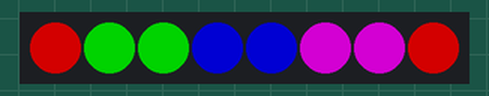
A sketch run on a simulated Arduino Uno R4 WiFi. Shown: 8 RGB LEDs in strip order, left to right. Dim RGB values are drawn brighter than linear; what the sketch prints to the serial monitor is not drawn.

Above: at 5.01 s.
At 10.64 s:
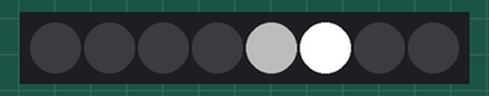
At 15.59 s:
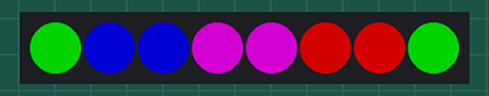
At 21.22 s:
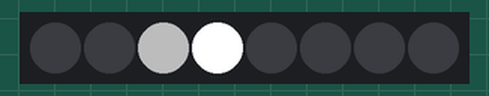
At 31.8 s:
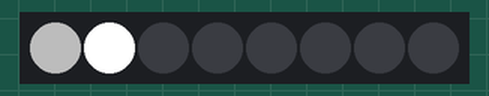
At 39.58 s:
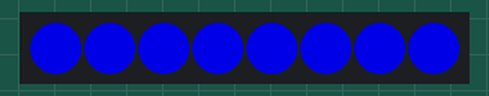
Timing chart, 0 to 40.0 s (numbered marks = the images above):
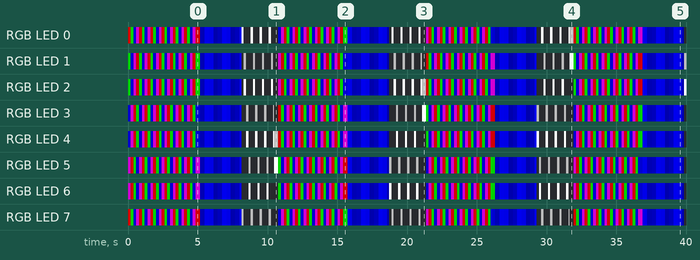

Measured:
- by itself, RGB LED 0: off → RGB(127, 0, 0) at 0.00 s, → RGB(0, 127, 0) 0.20 s later, → RGB(0, 0, 127) 0.20 s later, → RGB(127, 0, 127) 0.20 s later, … (164 changes in this stretch)
- by itself, RGB LED 1: off → RGB(0, 127, 0) at 0.00 s, → RGB(0, 0, 127) 0.20 s later, → RGB(127, 0, 127) 0.20 s later, → RGB(127, 0, 0) 0.20 s later, … (164 changes in this stretch)

The sketch:

ModulinoPixelsAdvanced.ino
```cpp
#include <Modulino.h>

ModulinoPixels leds;

// Color definitions for rainbow
const int NUM_LEDS = 8;
int colors[][3] = {
  {255, 0, 0},     // Red
  {255, 127, 0},   // Orange
  {255, 255, 0},   // Yellow
  {0, 255, 0},     // Green
  {0, 0, 255},     // Blue
  {75, 0, 130},    // Indigo
  {148, 0, 211},   // Violet
  {255, 0, 0}      // Back to Red
};

void setup() {
  Serial.begin(9600);
  Modulino.begin();
  leds.begin();

  Serial.println("Rainbow Animation Started");
}

void rainbowCycle() {
  static int offset = 0;

  for (int i = 0; i < NUM_LEDS; i++) {
    int colorIndex = (i + offset) % NUM_LEDS;

    // Custom color setting using RGB values
    // Since the library uses predefined colors, we'll use
    // the closest match or cycle through available colors
    switch(colorIndex) {
      case 0:
      case 7:
        leds.set(i, RED, 50);
        break;
      case 1:
      case 2:
        leds.set(i, GREEN, 50);
        break;
      case 3:
      case 4:
        leds.set(i, BLUE, 50);
        break;
      case 5:
      case 6:
        leds.set(i, VIOLET, 50);
        break;
    }
  }

  leds.show();
  offset = (offset + 1) % NUM_LEDS;
}

void breathingEffect() {
  static int brightness = 0;
  static int direction = 1;

  // Update brightness
  brightness += direction * 5;

  if (brightness >= 100 || brightness <= 0) {
    direction = -direction;
  }

  // Set all LEDs to same color with varying brightness
  for (int i = 0; i < NUM_LEDS; i++) {
    leds.set(i, BLUE, brightness);
  }
  leds.show();
}

void chaseEffect() {
  static int position = 0;

  // Turn off all LEDs
  for (int i = 0; i < NUM_LEDS; i++) {
    leds.set(i, WHITE, 0);
  }

  // Light up current position and trailing LEDs
  leds.set(position, WHITE, 100);
  if (position > 0) {
    leds.set(position - 1, WHITE, 30);
  } else {
    leds.set(NUM_LEDS - 1, WHITE, 30);
  }

  leds.show();
  position = (position + 1) % NUM_LEDS;
}

void loop() {
  // Cycle through different effects
  for (int i = 0; i < 50; i++) {
    rainbowCycle();
    delay(100);
  }

  for (int i = 0; i < 100; i++) {
    breathingEffect();
    delay(30);
  }

  for (int i = 0; i < 30; i++) {
    chaseEffect();
    delay(80);
  }
}
```
